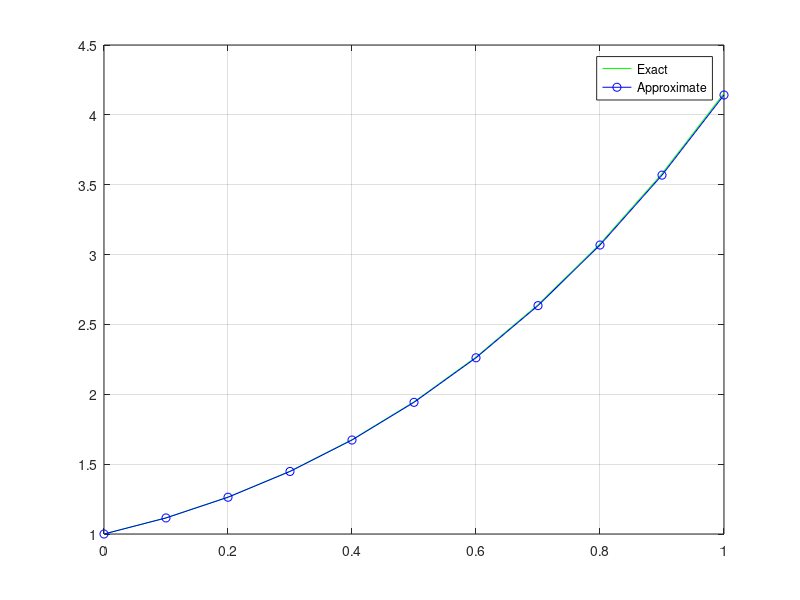

This figure's MATLAB source:
% Solve  y'(t)=2t+y with y0 = 1
n = 10;
y0 = 1;
t0 = 0;
h=0.1;
t=[t0 zeros(1, n)];
f = @(t, y) (2 * t) + y;
yexact = @(t) ((-2) * (t + 1) + (3 * exp(t)));
y = zeros(size(t));
ye = zeros(size(t));

y(1) = y0;
t(1) = t0;
fprintf('%7s %7s %7s %7s \n','i','t(i)','y(i)', 'ye(i)');
for i=1:n
  t(i + 1)=t(i) + h;

  k1 = f(t(i), y(i));
  y1 = y(i)+k1*h/2;

  k2 = f(t(i)+h/2, y1);

  y(i+1) = y(i) + k2*h;
  ye(i) = yexact(t(i));
  fprintf('%7d %7.2f %7.3f %7.3f \n',i, t(i), y(i), ye(i));
end

plot(t,yexact(t), 'g',t,y, 'b-o');
grid on
legend('Exact','Approximate');

